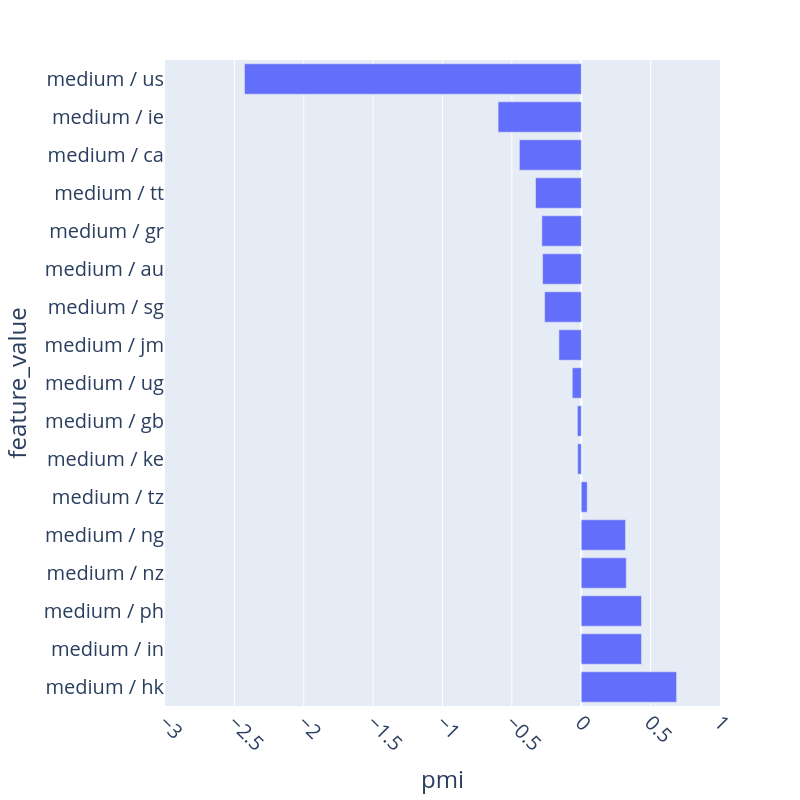

Notebook source saved alongside this figure:
### Code cell
# render_pmi_bar("by_cluster").write_image("../output/eval/images/pmi/cluster_1-4_null.png")
# render_pmi_bar("by_source_genre_english").write_image("../output/eval/images/pmi/mobility.png")
# render_pmi_bar("by_source_genre_cluster_english").write_image("../output/eval/images/pmi/mobility_cluster.png")
# render_pmi_bar("by_mobility_v2_cluster", sort_key="feature_value")
render_pmi_bar("by_med_mobility_component", sort_key="pmi")

### Figure 1 — Plotly figure (JSON) as saved in the notebook; plotly's stock layout.template omitted (floating-point values rounded to 4 significant figures)
{"data": [{"hovertemplate": "pmi=%{x}<br>feature_value=%{y}<extra></extra>", "legendgroup": "", "marker": {"color": "#636efa", "pattern": {"shape": ""}}, "name": "", "orientation": "h", "showlegend": false, "textposition": "auto", "type": "bar", "x": [0.6871, 0.434, 0.434, 0.3246, 0.3192, 0.04294, -0.02548, -0.02788, -0.06464, -0.1609, -0.2639, -0.2786, -0.2838, -0.3295, -0.4459, -0.5993, -2.427], "xaxis": "x", "y": ["medium / hk", "medium / in", "medium / ph", "medium / nz", "medium / ng", "medium / tz", "medium / ke", "medium / gb", "medium / ug", "medium / jm", "medium / sg", "medium / au", "medium / gr", "medium / tt", "medium / ca", "medium / ie", "medium / us"], "yaxis": "y"}], "layout": {"barmode": "relative", "font": {"size": 20}, "height": 800, "legend": {"tracegroupgap": 0}, "margin": {"t": 60}, "showlegend": false, "width": 800, "xaxis": {"anchor": "y", "domain": [0, 1], "dtick": 0.5, "range": [-3, 1], "tickangle": 45, "title": {"text": "pmi"}}, "yaxis": {"anchor": "x", "domain": [0, 1], "title": {"text": "feature_value"}}}}
